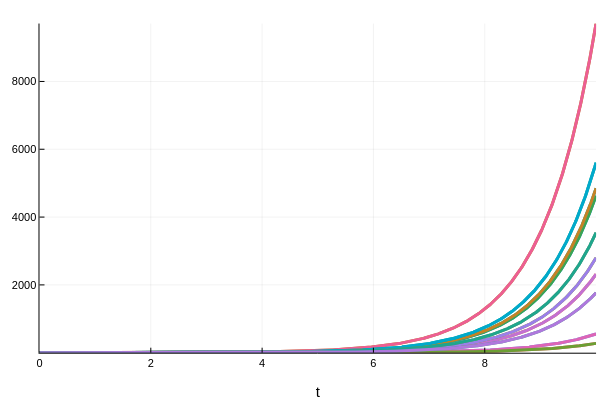

The code cell stored with this chart in its notebook:
### Code cell
plot(sim)

### Figure 1 — Plotly figure (JSON) as saved in the notebook; plotly's stock layout.template omitted (floating-point values rounded to 4 significant figures; data arrays with more than 128 entries replaced by an {"elided": "..."} marker saying what was removed)
{"data": [{"colorbar": {"title": ""}, "hoverinfo": "text", "legendgroup": "u1(t)", "line": {"color": "rgba(0, 154, 250, 1.000)", "dash": "solid", "shape": "linear", "width": 3}, "mode": "lines", "name": "u1(t)", "showlegend": true, "text": {"elided": "1000 null values"}, "type": "scatter", "x": {"elided": "1000 float values"}, "xaxis": "x1", "y": {"elided": "1000 float values"}, "yaxis": "y1", "zmax": 0.1, "zmin": -0.1}, {"colorbar": {"title": ""}, "hoverinfo": "text", "legendgroup": "u2(t)", "line": {"color": "rgba(227, 111, 71, 1.000)", "dash": "solid", "shape": "linear", "width": 3}, "mode": "lines", "name": "u2(t)", "showlegend": true, "text": {"elided": "1000 null values"}, "type": "scatter", "x": {"elided": "1000 float values"}, "xaxis": "x1", "y": {"elided": "1000 float values"}, "yaxis": "y1", "zmax": 0.1, "zmin": -0.1}, {"colorbar": {"title": ""}, "hoverinfo": "text", "legendgroup": "u3(t)", "line": {"color": "rgba(62, 164, 78, 1.000)", "dash": "solid", "shape": "linear", "width": 3}, "mode": "lines", "name": "u3(t)", "showlegend": true, "text": {"elided": "1000 null values"}, "type": "scatter", "x": {"elided": "1000 float values"}, "xaxis": "x1", "y": {"elided": "1000 float values"}, "yaxis": "y1", "zmax": 0.1, "zmin": -0.1}, {"colorbar": {"title": ""}, "hoverinfo": "text", "legendgroup": "u4(t)", "line": {"color": "rgba(195, 113, 210, 1.000)", "dash": "solid", "shape": "linear", "width": 3}, "mode": "lines", "name": "u4(t)", "showlegend": true, "text": {"elided": "1000 null values"}, "type": "scatter", "x": {"elided": "1000 float values"}, "xaxis": "x1", "y": {"elided": "1000 float values"}, "yaxis": "y1", "zmax": 0.1, "zmin": -0.1}, {"colorbar": {"title": ""}, "hoverinfo": "text", "legendgroup": "u1(t)", "line": {"color": "rgba(172, 142, 24, 1.000)", "dash": "solid", "shape": "linear", "width": 3}, "mode": "lines", "name": "u1(t)", "showlegend": true, "text": {"elided": "1000 null values"}, "type": "scatter", "x": {"elided": "1000 float values"}, "xaxis": "x1", "y": {"elided": "1000 float values"}, "yaxis": "y1", "zmax": 0.1, "zmin": -0.1}, {"colorbar": {"title": ""}, "hoverinfo": "text", "legendgroup": "u2(t)", "line": {"color": "rgba(0, 170, 174, 1.000)", "dash": "solid", "shape": "linear", "width": 3}, "mode": "lines", "name": "u2(t)", "showlegend": true, "text": {"elided": "1000 null values"}, "type": "scatter", "x": {"elided": "1000 float values"}, "xaxis": "x1", "y": {"elided": "1000 float values"}, "yaxis": "y1", "zmax": 0.1, "zmin": -0.1}, {"colorbar": {"title": ""}, "hoverinfo": "text", "legendgroup": "u3(t)", "line": {"color": "rgba(237, 94, 147, 1.000)", "dash": "solid", "shape": "linear", "width": 3}, "mode": "lines", "name": "u3(t)", "showlegend": true, "text": {"elided": "1000 null values"}, "type": "scatter", "x": {"elided": "1000 float values"}, "xaxis": "x1", "y": {"elided": "1000 float values"}, "yaxis": "y1", "zmax": 0.1, "zmin": -0.1}, {"colorbar": {"title": ""}, "hoverinfo": "text", "legendgroup": "u4(t)", "line": {"color": "rgba(198, 130, 37, 1.000)", "dash": "solid", "shape": "linear", "width": 3}, "mode": "lines", "name": "u4(t)", "showlegend": true, "text": {"elided": "1000 null values"}, "type": "scatter", "x": {"elided": "1000 float values"}, "xaxis": "x1", "y": {"elided": "1000 float values"}, "yaxis": "y1", "zmax": 0.1, "zmin": -0.1}, {"colorbar": {"title": ""}, "hoverinfo": "text", "legendgroup": "u1(t)", "line": {"color": "rgba(0, 169, 141, 1.000)", "dash": "solid", "shape": "linear", "width": 3}, "mode": "lines", "name": "u1(t)", "showlegend": true, "text": {"elided": "1000 null values"}, "type": "scatter", "x": {"elided": "1000 float values"}, "xaxis": "x1", "y": {"elided": "1000 float values"}, "yaxis": "y1", "zmax": 0.1, "zmin": -0.1}, {"colorbar": {"title": ""}, "hoverinfo": "text", "legendgroup": "u2(t)", "line": {"color": "rgba(142, 151, 30, 1.000)", "dash": "solid", "shape": "linear", "width": 3}, "mode": "lines", "name": "u2(t)", "showlegend": true, "text": {"elided": "1000 null values"}, "type": "scatter", "x": {"elided": "1000 float values"}, "xaxis": "x1", "y": {"elided": "1000 float values"}, "yaxis": "y1", "zmax": 0.1, "zmin": -0.1}, {"colorbar": {"title": ""}, "hoverinfo": "text", "legendgroup": "u3(t)", "line": {"color": "rgba(0, 169, 204, 1.000)", "dash": "solid", "shape": "linear", "width": 3}, "mode": "lines", "name": "u3(t)", "showlegend": true, "text": {"elided": "1000 null values"}, "type": "scatter", "x": {"elided": "1000 float values"}, "xaxis": "x1", "y": {"elided": "1000 float values"}, "yaxis": "y1", "zmax": 0.1, "zmin": -0.1}, {"colorbar": {"title": ""}, "hoverinfo": "text", "legendgroup": "u4(t)", "line": {"color": "rgba(155, 127, 233, 1.000)", "dash": "solid", "shape": "linear", "width": 3}, "mode": "lines", "name": "u4(t)", "showlegend": true, "text": {"elided": "1000 null values"}, "type": "scatter", "x": {"elided": "1000 float values"}, "xaxis": "x1", "y": {"elided": "1000 float values"}, "yaxis": "y1", "zmax": 0.1, "zmin": -0.1}, {"colorbar": {"title": ""}, "hoverinfo": "text", "legendgroup": "u1(t)", "line": {"color": "rgba(97, 141, 246, 1.000)", "dash": "solid", "shape": "linear", "width": 3}, "mode": "lines", "name": "u1(t)", "showlegend": true, "text": {"elided": "1000 null values"}, "type": "scatter", "x": {"elided": "1000 float values"}, "xaxis": "x1", "y": {"elided": "1000 float values"}, "yaxis": "y1", "zmax": 0.1, "zmin": -0.1}, {"colorbar": {"title": ""}, "hoverinfo": "text", "legendgroup": "u2(t)", "line": {"color": "rgba(240, 96, 115, 1.000)", "dash": "solid", "shape": "linear", "width": 3}, "mode": "lines", "name": "u2(t)", "showlegend": true, "text": {"elided": "1000 null values"}, "type": "scatter", "x": {"elided": "1000 float values"}, "xaxis": "x1", "y": {"elided": "1000 float values"}, "yaxis": "y1", "zmax": 0.1, "zmin": -0.1}, {"colorbar": {"title": ""}, "hoverinfo": "text", "legendgroup": "u3(t)", "line": {"color": "rgba(221, 101, 182, 1.000)", "dash": "solid", "shape": "linear", "width": 3}, "mode": "lines", "name": "u3(t)", "showlegend": true, "text": {"elided": "1000 null values"}, "type": "scatter", "x": {"elided": "1000 float values"}, "xaxis": "x1", "y": {"elided": "1000 float values"}, "yaxis": "y1", "zmax": 0.1, "zmin": -0.1}, {"colorbar": {"title": ""}, "hoverinfo": "text", "legendgroup": "u4(t)", "line": {"color": "rgba(108, 159, 51, 1.000)", "dash": "solid", "shape": "linear", "width": 3}, "mode": "lines", "name": "u4(t)", "showlegend": true, "text": {"elided": "1000 null values"}, "type": "scatter", "x": {"elided": "1000 float values"}, "xaxis": "x1", "y": {"elided": "1000 float values"}, "yaxis": "y1", "zmax": 0.1, "zmin": -0.1}, {"colorbar": {"title": ""}, "hoverinfo": "text", "legendgroup": "u1(t)", "line": {"color": "rgba(113, 140, 106, 1.000)", "dash": "solid", "shape": "linear", "width": 3}, "mode": "lines", "name": "u1(t)", "showlegend": true, "text": {"elided": "1000 null values"}, "type": "scatter", "x": {"elided": "1000 float values"}, "xaxis": "x1", "y": {"elided": "1000 float values"}, "yaxis": "y1", "zmax": 0.1, "zmin": -0.1}, {"colorbar": {"title": ""}, "hoverinfo": "text", "legendgroup": "u2(t)", "line": {"color": "rgba(71, 153, 140, 1.000)", "dash": "solid", "shape": "linear", "width": 3}, "mode": "lines", "name": "u2(t)", "showlegend": true, "text": {"elided": "1000 null values"}, "type": "scatter", "x": {"elided": "1000 float values"}, "xaxis": "x1", "y": {"elided": "1000 float values"}, "yaxis": "y1", "zmax": 0.1, "zmin": -0.1}, {"colorbar": {"title": ""}, "hoverinfo": "text", "legendgroup": "u3(t)", "line": {"color": "rgba(31, 166, 141, 1.000)", "dash": "solid", "shape": "linear", "width": 3}, "mode": "lines", "name": "u3(t)", "showlegend": true, "text": {"elided": "1000 null values"}, "type": "scatter", "x": {"elided": "1000 float values"}, "xaxis": "x1", "y": {"elided": "1000 float values"}, "yaxis": "y1", "zmax": 0.1, "zmin": -0.1}, {"colorbar": {"title": ""}, "hoverinfo": "text", "legendgroup": "u4(t)", "line": {"color": "rgba(175, 120, 221, 1.000)", "dash": "solid", "shape": "linear", "width": 3}, "mode": "lines", "name": "u4(t)", "showlegend": true, "text": {"elided": "1000 null values"}, "type": "scatter", "x": {"elided": "1000 float values"}, "xaxis": "x1", "y": {"elided": "1000 float values"}, "yaxis": "y1", "zmax": 0.1, "zmin": -0.1}], "layout": {"annotations": [], "height": 400, "margin": {"b": 20, "l": 0, "r": 0, "t": 20}, "paper_bgcolor": "rgba(255, 255, 255, 1.000)", "plot_bgcolor": "rgba(255, 255, 255, 1.000)", "showlegend": false, "width": 600, "xaxis": {"anchor": "y1", "domain": [0.06582, 0.9934], "gridcolor": "rgba(0, 0, 0, 0.100)", "gridwidth": 0.5, "linecolor": "rgba(0, 0, 0, 1.000)", "mirror": false, "range": [0, 10], "showgrid": true, "showline": true, "showticklabels": true, "tickangle": 0, "tickcolor": "rgb(0, 0, 0)", "tickfont": {"color": "rgba(0, 0, 0, 1.000)", "family": "sans-serif", "size": 11}, "tickmode": "array", "ticks": "inside", "ticktext": ["0", "2", "4", "6", "8", "10"], "tickvals": [0, 2, 4, 6, 8, 10], "title": "t", "titlefont": {"color": "rgba(0, 0, 0, 1.000)", "family": "sans-serif", "size": 15}, "type": "-", "visible": true, "zeroline": false, "zerolinecolor": "rgba(0, 0, 0, 1.000)"}, "yaxis": {"anchor": "x1", "domain": [0.07581, 0.9902], "gridcolor": "rgba(0, 0, 0, 0.100)", "gridwidth": 0.5, "linecolor": "rgba(0, 0, 0, 1.000)", "mirror": false, "range": [0.01131, 9708.0], "showgrid": true, "showline": true, "showticklabels": true, "tickangle": 0, "tickcolor": "rgb(0, 0, 0)", "tickfont": {"color": "rgba(0, 0, 0, 1.000)", "family": "sans-serif", "size": 11}, "tickmode": "array", "ticks": "inside", "ticktext": ["2000", "4000", "6000", "8000"], "tickvals": [2000, 4000, 6000, 8000], "title": "", "titlefont": {"color": "rgba(0, 0, 0, 1.000)", "family": "sans-serif", "size": 15}, "type": "-", "visible": true, "zeroline": false, "zerolinecolor": "rgba(0, 0, 0, 1.000)"}}}
